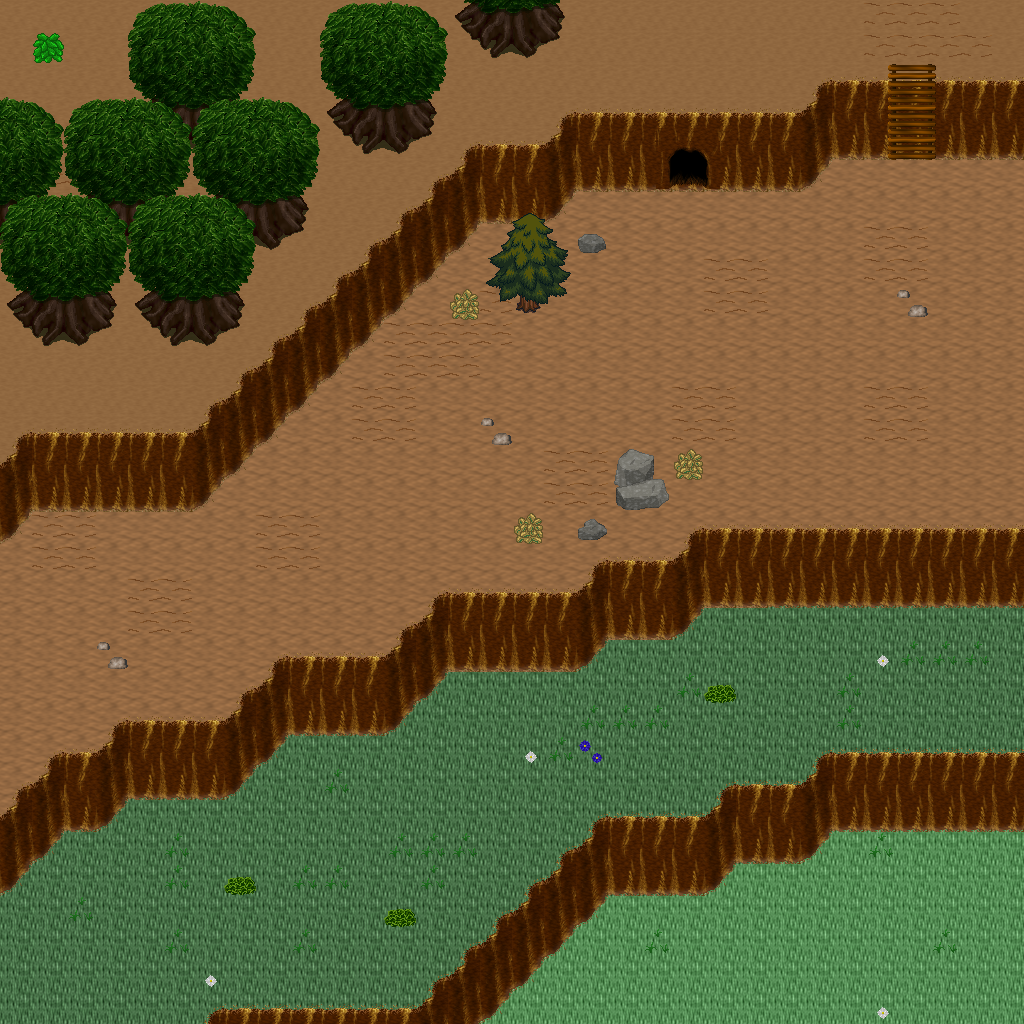

A 2D game scene composited from a Tiled map and its tileset images. What follows is a short description and the map's XML, with each tile layer's data collapsed to a summary:
An orthogonal 32x32 tile map with 32x32 px tiles, 5 tile layers (Ground, Objects, Objects2, Above, ...), 1 hidden layer not drawn, 25 tilesets.

<map version="1.10" tiledversion="1.11.0" orientation="orthogonal" renderorder="right-down" width="32" height="32" tilewidth="32" tileheight="32" infinite="0" nextlayerid="11" nextobjectid="1">
 <tileset firstgid="1" name="ground_ground" tilewidth="32" tileheight="32" tilecount="33" columns="3">
  <image source="../drawable/ground_ground.png" width="96" height="352" />
 </tileset>
 <tileset firstgid="34" name="ground_grass_edges" tilewidth="32" tileheight="32" tilecount="36" columns="12">
  <image source="../drawable/ground_grass_edges.png" width="384" height="96" />
 </tileset>
 <tileset firstgid="70" name="ground_ridge_earth_dark" tilewidth="32" tileheight="32" tilecount="96" columns="12">
  <image source="../drawable/ground_ridge_earth_dark.png" width="384" height="256" />
 </tileset>
 <tileset firstgid="166" name="plant_flower_daisy_white" tilewidth="32" tileheight="32" tilecount="8" columns="2">
  <image source="../drawable/plant_flower_daisy_white.png" width="64" height="128" />
 </tileset>
 <tileset firstgid="174" name="plant_grasses" tilewidth="32" tileheight="32" tilecount="6" columns="3">
  <image source="../drawable/plant_grasses.png" width="96" height="64" />
 </tileset>
 <tileset firstgid="180" name="ground_rock_pebbles" tilewidth="32" tileheight="32" tilecount="3" columns="1">
  <image source="../drawable/ground_rock_pebbles.png" width="32" height="96" />
 </tileset>
 <tileset firstgid="183" name="plant_flower_daisy_blue" tilewidth="32" tileheight="32" tilecount="8" columns="2">
  <image source="../drawable/plant_flower_daisy_blue.png" width="64" height="128" />
 </tileset>
 <tileset firstgid="191" name="ground_ladder_vertical_dark" tilewidth="32" tileheight="32" tilecount="3" columns="3">
  <image source="../drawable/ground_ladder_vertical_dark.png" width="96" height="32" />
 </tileset>
 <tileset firstgid="194" name="item_corpse_huge_animal" tilewidth="32" tileheight="32" tilecount="16" columns="2">
  <image source="../drawable/item_corpse_huge_animal.png" width="64" height="256" />
 </tileset>
 <tileset firstgid="210" name="ground_ladder_steps" tilewidth="32" tileheight="32" tilecount="6" columns="3">
  <image source="../drawable/ground_ladder_steps.png" width="96" height="64" />
 </tileset>
 <tileset firstgid="216" name="logic_creature_rodent" tilewidth="32" tileheight="32" tilecount="8" columns="8">
  <image source="../drawable/logic_creature_rodent.png" width="256" height="32" />
 </tileset>
 <tileset firstgid="224" name="logic_creature_animal" tilewidth="32" tileheight="32" tilecount="32" columns="8">
  <image source="../drawable/logic_creature_animal.png" width="256" height="128" />
 </tileset>
 <tileset firstgid="256" name="logic_portal" tilewidth="32" tileheight="32" tilecount="24" columns="8">
  <image source="../drawable/logic_portal.png" width="256" height="96" />
 </tileset>
 <tileset firstgid="280" name="logic_creature_orc" tilewidth="32" tileheight="32" tilecount="6" columns="6">
  <image source="../drawable/logic_creature_orc.png" width="192" height="32" />
 </tileset>
 <tileset firstgid="286" name="logic_collision" tilewidth="32" tileheight="32" tilecount="1" columns="1">
  <image source="../drawable/logic_collision.png" width="32" height="32" />
 </tileset>
 <tileset firstgid="287" name="ground_green_paving" tilewidth="32" tileheight="32" tilecount="18" columns="3">
  <image source="../drawable/ground_green_paving.png" width="96" height="192" />
 </tileset>
 <tileset firstgid="305" name="logic_protection" tilewidth="32" tileheight="32" tilecount="2" columns="2">
  <image source="../drawable/logic_protection.png" width="64" height="32" />
 </tileset>
 <tileset firstgid="307" name="ground_earth_edges" tilewidth="32" tileheight="32" tilecount="18" columns="6">
  <image source="../drawable/ground_earth_edges.png" width="192" height="96" />
 </tileset>
 <tileset firstgid="325" name="ground_grass_corners" tilewidth="32" tileheight="32" tilecount="24" columns="6">
  <image source="../drawable/ground_grass_corners.png" width="192" height="128" />
 </tileset>
 <tileset firstgid="349" name="plant_tree_tree_darkgreen" tilewidth="32" tileheight="32" tilecount="88" columns="8">
  <image source="../drawable/plant_tree_tree_darkgreen.png" width="256" height="352" />
 </tileset>
 <tileset firstgid="437" name="plant_tree_evergreen" tilewidth="32" tileheight="32" tilecount="36" columns="3">
  <image source="../drawable/plant_tree_evergreen.png" width="96" height="384" />
 </tileset>
 <tileset firstgid="473" name="building_decoration_rocks" tilewidth="32" tileheight="32" tilecount="6" columns="3">
  <image source="../drawable/building_decoration_rocks.png" width="96" height="64" />
 </tileset>
 <tileset firstgid="479" name="plant_bush_bushes" tilewidth="32" tileheight="32" tilecount="10" columns="5">
  <image source="../drawable/plant_bush_bushes.png" width="160" height="64" />
 </tileset>
 <tileset firstgid="489" name="plant_bush_various_small" tilewidth="32" tileheight="32" tilecount="9" columns="3">
  <image source="../drawable/plant_bush_various_small.png" width="96" height="96" />
 </tileset>
 <tileset firstgid="498" name="ground_dry_grass" tilewidth="32" tileheight="32" tilecount="54" columns="9">
  <image source="../drawable/ground_dry_grass.png" width="288" height="192" />
 </tileset>
 <layer id="1" name="Ground" width="32" height="32">
  <data>[1024 cells, 1024 non-empty, 4 distinct tile ids]</data>
 </layer>
 <layer id="2" name="Objects" width="32" height="32">
  <data>[1024 cells, 427 non-empty, 26 distinct tile ids]</data>
 </layer>
 <layer id="3" name="Objects2" width="32" height="32">
  <data>[1024 cells, 16 non-empty, 10 distinct tile ids]</data>
 </layer>
 <layer id="4" name="Above" width="32" height="32">
  <data>[1024 cells, 89 non-empty, 26 distinct tile ids]</data>
 </layer>
 <layer id="5" name="Above2" width="32" height="32">
  <data>[1024 cells, 16 non-empty, 4 distinct tile ids]</data>
 </layer>
 <layer id="6" name="Walkable" width="32" height="32" visible="0">
  <data>[1024 cells, 299 non-empty, 1 distinct tile ids]</data>
 </layer>
 <objectgroup id="7" name="Mapevents" />
 <objectgroup id="8" name="Spawn" />
 <objectgroup id="9" name="Keys" />
 <objectgroup id="10" name="Replace" />
</map>
